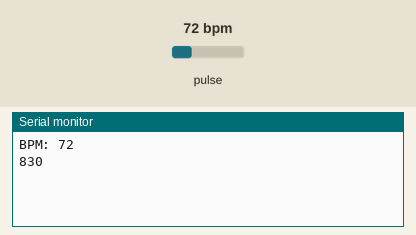
Simulated run of this sketch. Board: Arduino Uno, built with avr-gcc and run on an emulated ATmega328P. Shown: the last lines printed to the serial monitor. The test bench sets the inputs (shaded band); at power-on: pulse 72 bpm.

Above: at 1.2 s.
1.3 s: pulse set to 42 bpm
At 2.7 s:
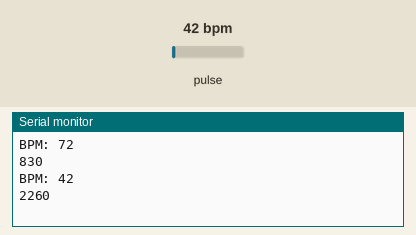
2.8 s: pulse set to 70 bpm
At 3.8 s:
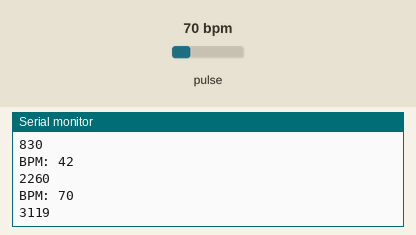
Timing chart, 0 to 5.8 s (numbered marks = the images above; inputs shaded):
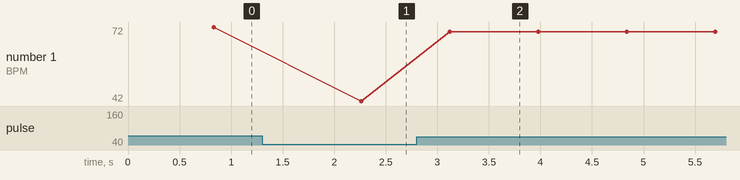

Measured:
- after the input at 1.3 s, the serial monitor: prints a new line after 0.96 s (image 1)
- after the input at 2.8 s, the serial monitor: prints a new line after 0.32 s (image 2)
- plotted number 1: 72 → 42 after the input at 1.3 s, 42 → 70 after the input at 2.8 s

The sketch:

pulseSensorOffline.ino
```cpp
// (licence header left out)
/*
   Every Sketch that uses the PulseSensor Playground must
   define USE_ARDUINO_INTERRUPTS before including PulseSensorPlayground.h.
   Here, #define USE_ARDUINO_INTERRUPTS false tells the library to
   not use interrupts to read data from the PulseSensor.

   If you want to use interrupts, simply change the line below
   to read:
     #define USE_ARDUINO_INTERRUPTS true

   Set US_PS_INTERRUPTS to false if either
   1) Your Arduino platform's interrupts aren't yet supported
   by PulseSensor Playground, or
   2) You don't wish to use interrupts because of the side effects.

   NOTE: if US_PS_INTERRUPTS is false, your Sketch must
   call pulse.sawNewSample() at least once every 2 milliseconds
   to accurately read the PulseSensor signal.
*/

#define USE_ARDUINO_INTERRUPTS false
#include <PulseSensorPlayground.h>


const int PULSE_INPUT = A0;
const int THRESHOLD = 550;   // Adjust this number to avoid noise when idle
unsigned long oldTime = 0;

/*
   All the PulseSensor Playground functions.
*/
PulseSensorPlayground pulseSensor;

void setup() {

  Serial.begin(115200);
  delay(10);

  // Configure the PulseSensor manager.
  pulseSensor.analogInput(PULSE_INPUT);

  pulseSensor.setSerial(Serial);
  pulseSensor.setThreshold(THRESHOLD);


}


void loop() {

  int myBPM = pulseSensor.getBeatsPerMinute();
  unsigned long currentMillis = millis();

  if (pulseSensor.sawNewSample()) {
      //Serial.println("tiga");
      if (pulseSensor.sawStartOfBeat()) {
       //Serial.println("♥  A HeartBeat Happened ! "); // If test is "true", print a message "a heartbeat happened".
       Serial.print("BPM: ");                        // Print phrase "BPM: "
       Serial.println(myBPM);                        // Print the value inside of myBPM.
       oldTime = currentMillis;
       Serial.println(oldTime);
       }
  }


}
```
